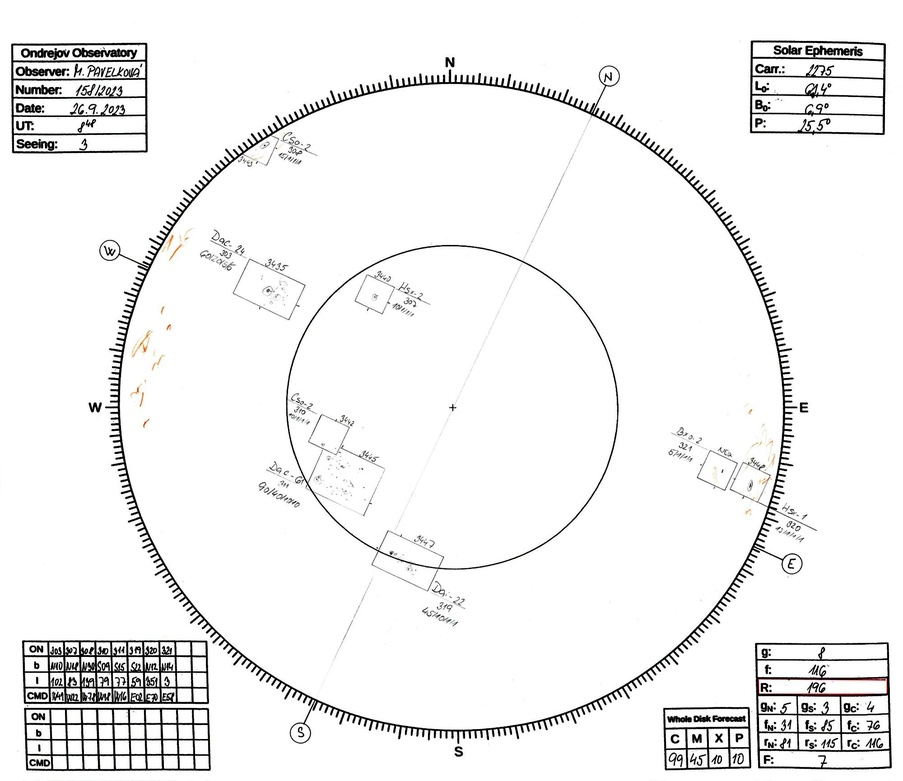
#> input picture 230926dr.jpg, 903 x 781 px, shrunk from 2000 x 1731 before the run, found by its file name
$ python move_img.py
#> lines starting #> are read from the running program, lines starting #| are printed output that depends on the picture
from PIL import Image

# Open the image
image = Image.open('230926dr.jpg')
#> image is the input picture: PIL image 903x781 RGB; mean R, G, B 242, 241.9, 241.8

# Create a new image with the same size
new_image = Image.new('RGB', image.size)
#> new_image: PIL image 903x781 RGB; every value is 0

# Paste the original image with a 5-pixel offset
new_image.paste(image, (100, 100))
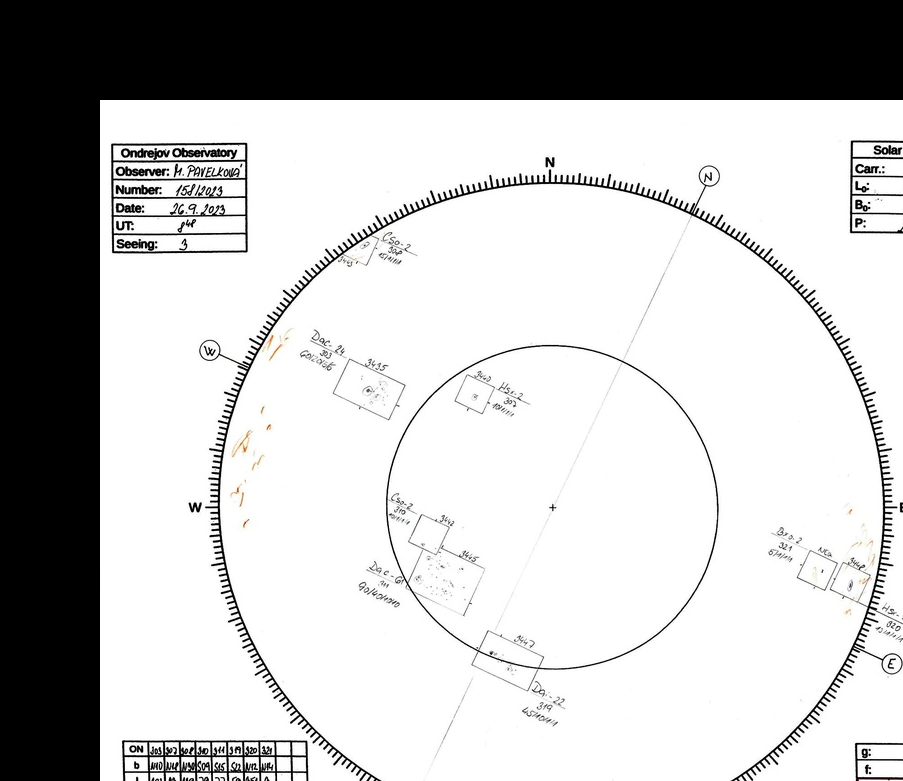
#> new_image: PIL image 903x781 RGB; mean R, G, B 189.8, 189.8, 189.7

# Save the new image
new_image.save('moved_image.png')

$ run again, with 000103dr.jpg copied over 230926dr.jpg
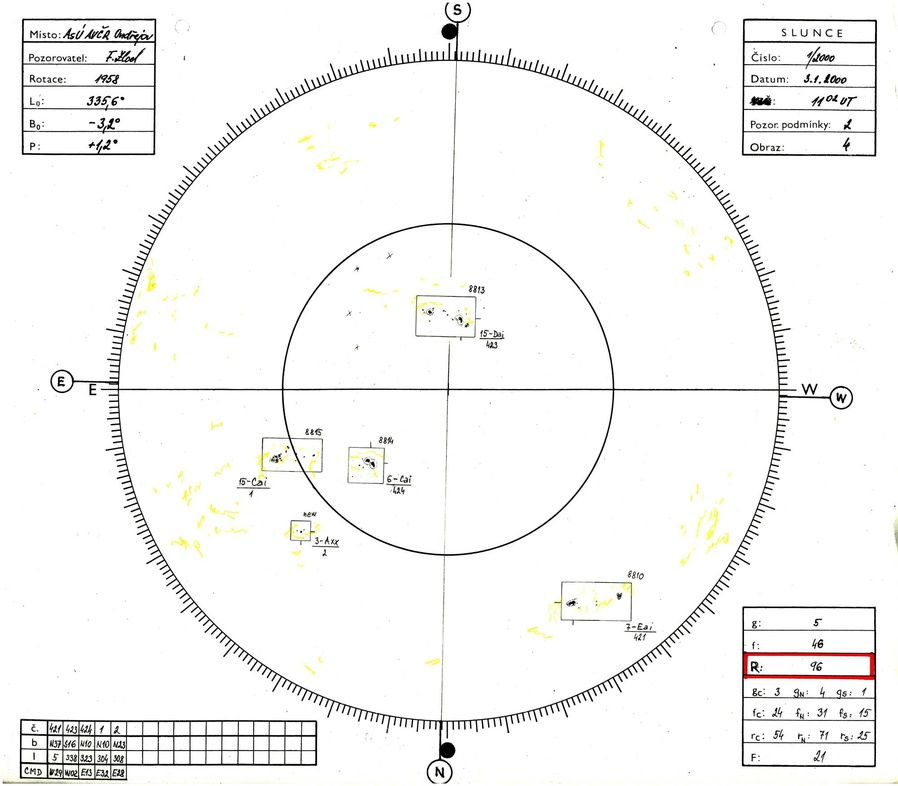
#> input picture 000103dr.jpg, 898 x 786 px, shrunk from 2000 x 1750 before the run, found by its file name
#> image is the input picture: PIL image 898x786 RGB; mean R, G, B 245.7, 245.5, 244.6
#> `new_image.paste(image, (100, 100))`:
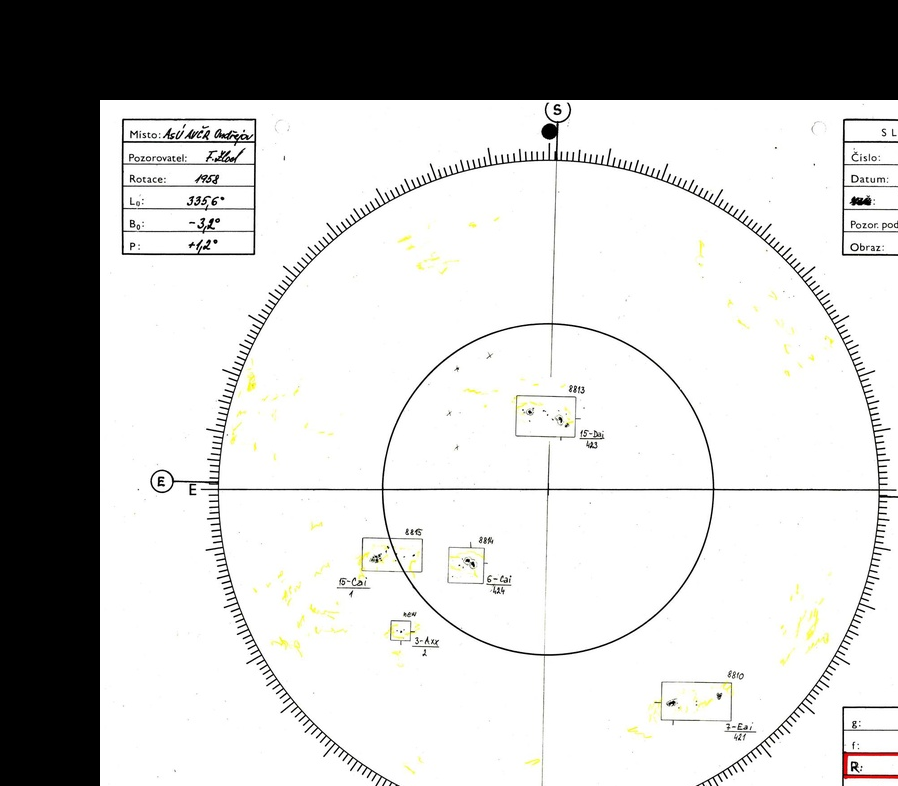
#> new_image: PIL image 898x786 RGB; mean R, G, B 191.9, 191.8, 191

$ run again, with 010612dr.jpg copied over 230926dr.jpg
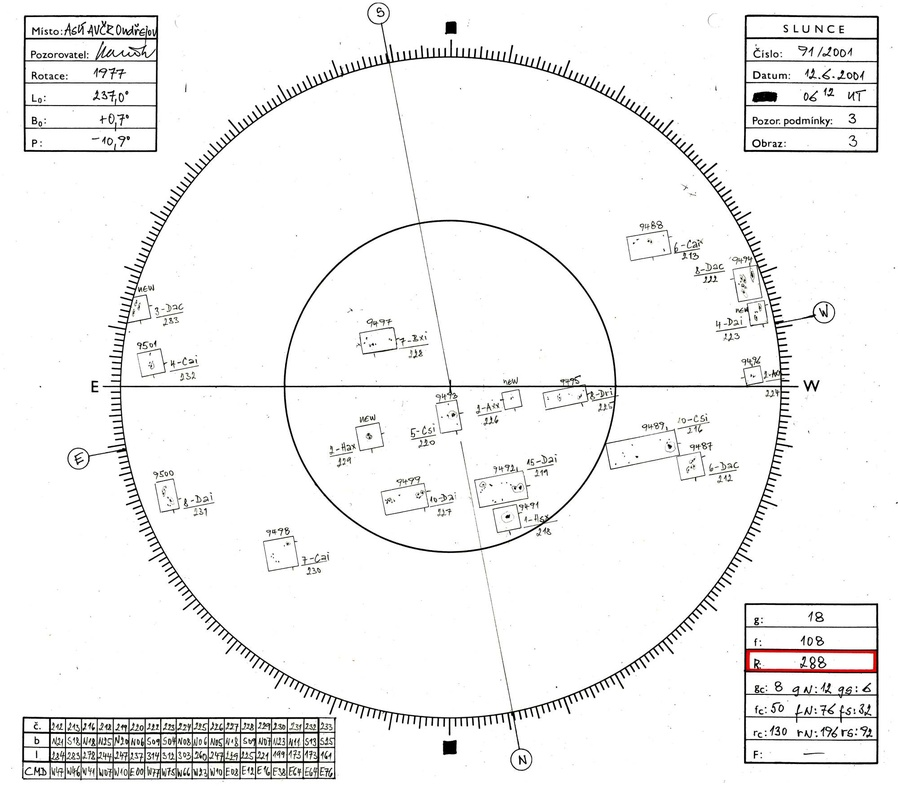
#> input picture 010612dr.jpg, 898 x 786 px, shrunk from 2000 x 1750 before the run, found by its file name
#> image is the input picture: PIL image 898x786 RGB; mean R, G, B 243.2, 243.1, 242.9
#> `new_image.paste(image, (100, 100))`:
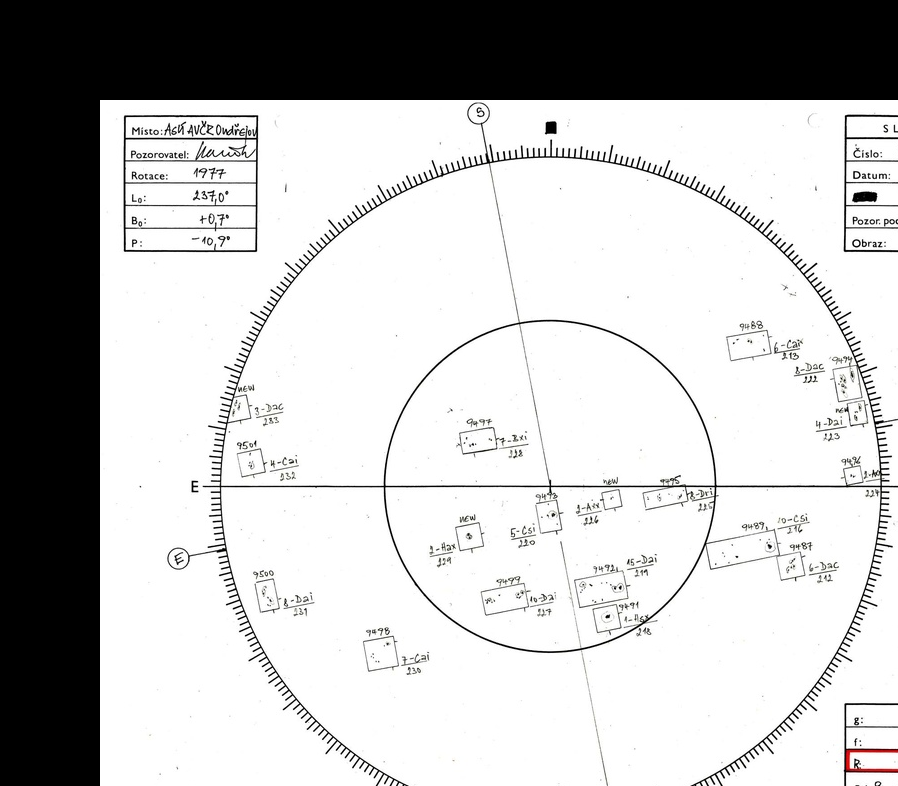
#> new_image: PIL image 898x786 RGB; mean R, G, B 190.5, 190.4, 190.3

$ run again, with 120607dr.jpg copied over 230926dr.jpg
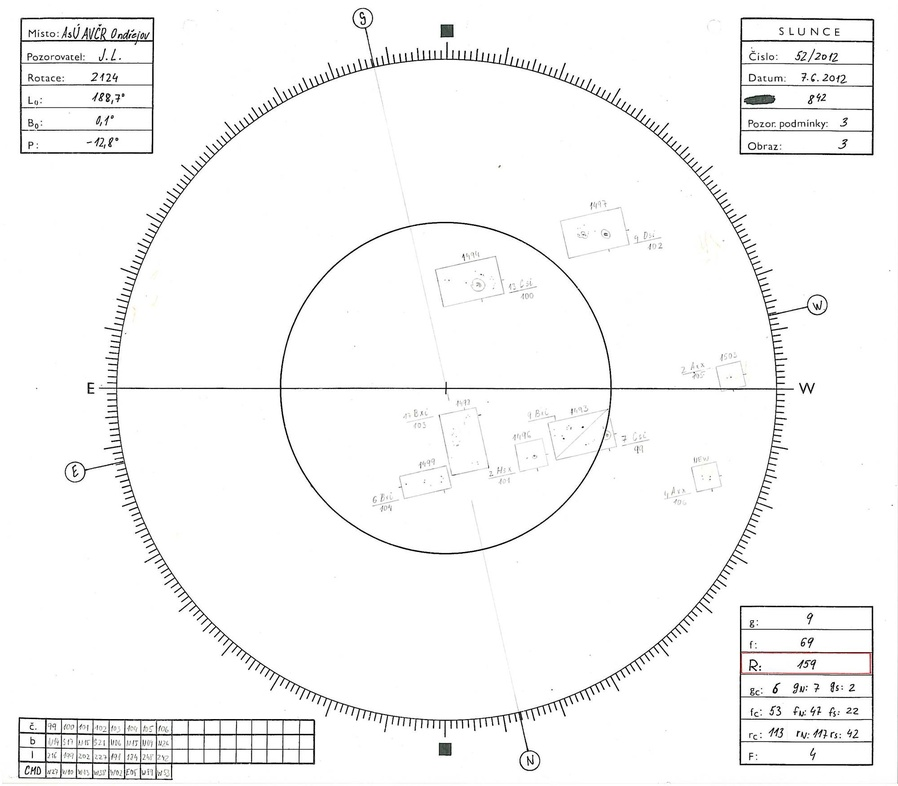
#> input picture 120607dr.jpg, 898 x 786 px, shrunk from 2000 x 1750 before the run, found by its file name
#> image is the input picture: PIL image 898x786 RGB; mean R, G, B 247.4, 247.4, 247.4
#> `new_image.paste(image, (100, 100))`:
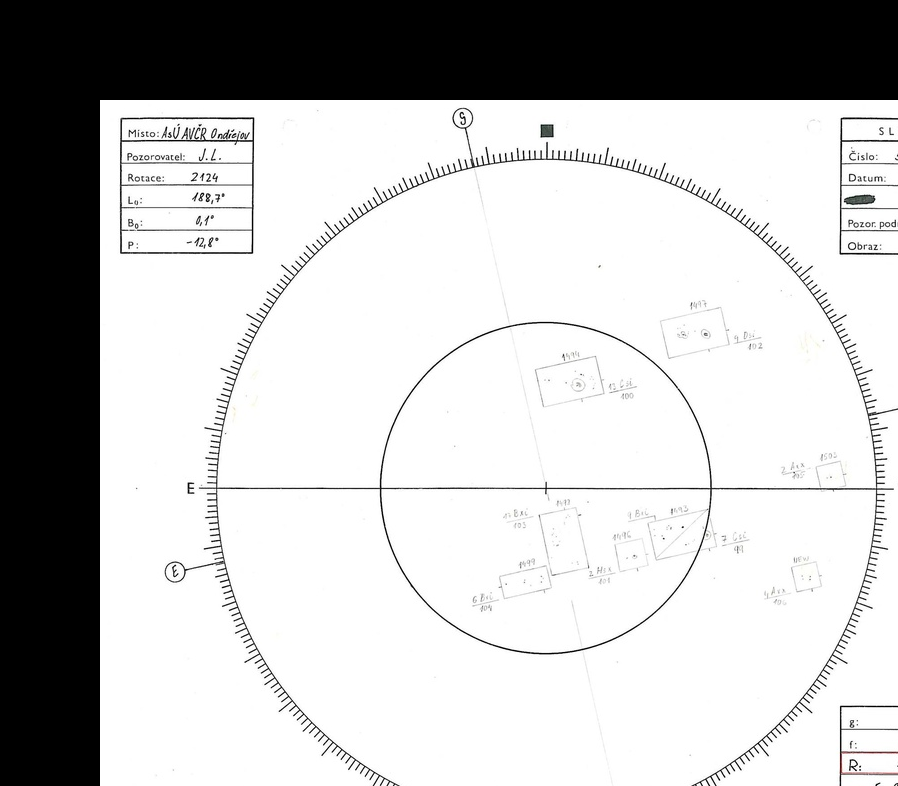
#> new_image: PIL image 898x786 RGB; mean R, G, B 193.1, 193, 193
